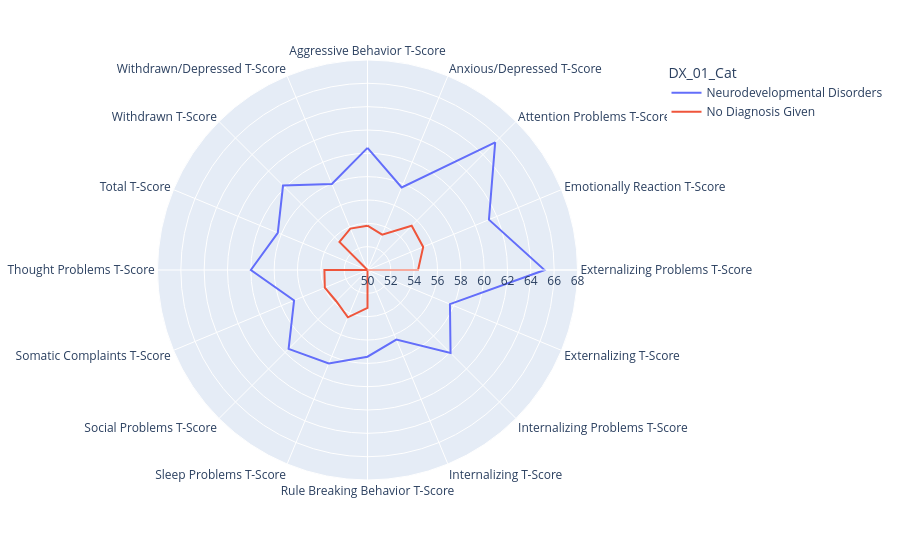

The notebook cell this image was saved under:
### Markdown cell above
## Radar Plots - another way of visualizing the barplots
### error bars aren't represented here - these are average scores

### Code cell
tmp = df[df['T_name'].str.find('DSM')==-1]

tmp = tmp.groupby(['DX_01_Cat', 'Question']).mean().reset_index()

fig = px.line_polar(tmp, r="T_scores", theta="Question", color="DX_01_Cat", line_close=True, range_r=[50,68])
fig.show()

### Figure 1 — Plotly figure (JSON) as saved in the notebook; plotly's stock layout.template omitted (floating-point values rounded to 4 significant figures)
{"data": [{"hovertemplate": "DX_01_Cat=Neurodevelopmental Disorders<br>T_scores=%{r}<br>Question=%{theta}<extra></extra>", "legendgroup": "Neurodevelopmental Disorders", "line": {"color": "#636efa", "dash": "solid"}, "marker": {"symbol": "circle"}, "mode": "lines", "name": "Neurodevelopmental Disorders", "r": [60.47, 57.66, 65.48, 61.27, 65.18, 57.65, 60.07, 56.46, 57.43, 58.68, 59.56, 56.81, 60.0, 58.32, 60.24, 57.99, 60.47], "showlegend": true, "subplot": "polar", "theta": ["Aggressive Behavior T-Score", "Anxious/Depressed T-Score", "Attention Problems T-Score", "Emotionally Reaction T-Score", "Externalizing Problems T-Score", "Externalizing T-Score", "Internalizing Problems T-Score", "Internalizing T-Score", "Rule Breaking Behavior T-Score", "Sleep Problems T-Score", "Social Problems T-Score", "Somatic Complaints T-Score", "Thought Problems T-Score", "Total T-Score", "Withdrawn T-Score", "Withdrawn/Depressed T-Score", "Aggressive Behavior T-Score"], "type": "scatterpolar"}, {"hovertemplate": "DX_01_Cat=No Diagnosis Given<br>T_scores=%{r}<br>Question=%{theta}<extra></extra>", "legendgroup": "No Diagnosis Given", "line": {"color": "#EF553B", "dash": "solid"}, "marker": {"symbol": "circle"}, "mode": "lines", "name": "No Diagnosis Given", "r": [53.8, 53.28, 55.36, 55.17, 54.33, 48.35, 50.08, 48.46, 53.25, 54.39, 53.79, 53.96, 53.69, 47.01, 53.4, 53.84, 53.8], "showlegend": true, "subplot": "polar", "theta": ["Aggressive Behavior T-Score", "Anxious/Depressed T-Score", "Attention Problems T-Score", "Emotionally Reaction T-Score", "Externalizing Problems T-Score", "Externalizing T-Score", "Internalizing Problems T-Score", "Internalizing T-Score", "Rule Breaking Behavior T-Score", "Sleep Problems T-Score", "Social Problems T-Score", "Somatic Complaints T-Score", "Thought Problems T-Score", "Total T-Score", "Withdrawn T-Score", "Withdrawn/Depressed T-Score", "Aggressive Behavior T-Score"], "type": "scatterpolar"}], "layout": {"legend": {"title": {"text": "DX_01_Cat"}, "tracegroupgap": 0}, "margin": {"t": 60}, "polar": {"angularaxis": {"direction": "clockwise", "rotation": 90}, "domain": {"x": [0, 1], "y": [0, 1]}, "radialaxis": {"range": [50, 68]}}}}
